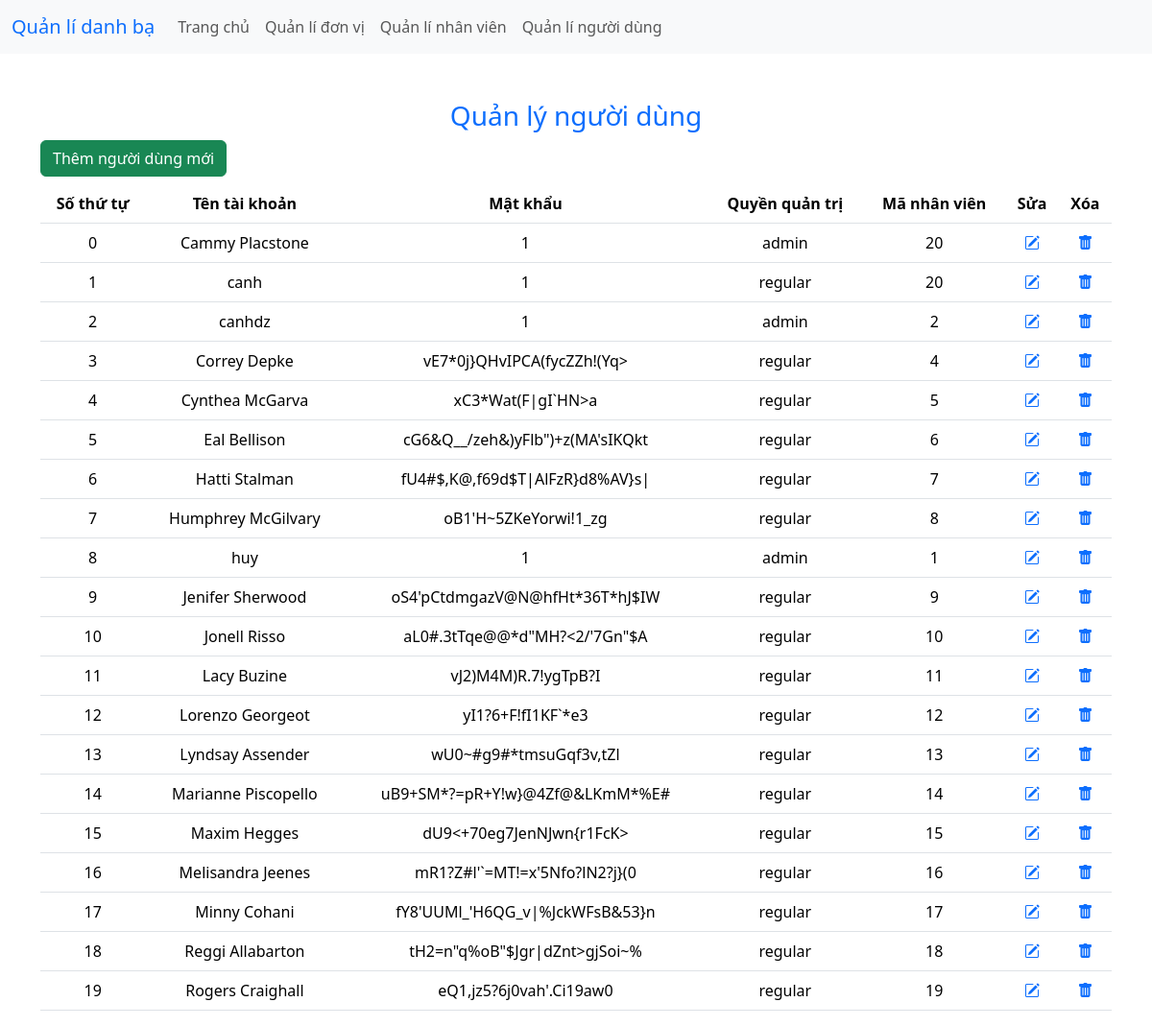
Screenshot of /index.php?controller=user (signed in) with the database file from the repository.
### tables this page shows
CREATE TABLE IF NOT EXISTS `users` (
  `username` varchar(30) NOT NULL,
  `passwordd` char(150) NOT NULL,
  `rolee` char(10) NOT NULL,
  `employeeID` int DEFAULT NULL,
  PRIMARY KEY (`username`),
  KEY `employeeID` (`employeeID`),
  CONSTRAINT `users_ibfk_1` FOREIGN KEY (`employeeID`) REFERENCES `employees` (`employeeID`)
);

### controllers/UserController.php (called while the page is built, shortened)
<?php
require_once root.'/service/UserService.php';
class UserController{
    public function index(){
        $userService=new UserService();
        $userstest=$userService->getAllUsers();
        include root.'/views/users/index.php';
    }
}

### index.php (called while the page is built, shortened)
<?php
if (isset($_GET['action'])) {
    $action = $_GET['action'];
} else {
    $action = 'index';
}
$myController = new $controller();
$myController->$action();

### service/UserService.php (called while the page is built, shortened)
<?php
require_once root.'/models/User.php';
class UserService{
    public function getAllUsers(){
        try{
            $dbConections= new DBConnection();
            $conn = $dbConections->getConnection();
            $sql = "SELECT * FROM Users";
            $stmt = $conn->query($sql);
            $users=[];
            while ($row = $stmt->fetch()){
                $user= new User($row['username'],$row['passwordd'],$row['rolee'],$row['employeeID']);
                $users[]=$user;            }
            return $users;
        }
        catch (PDOException $e){
            return $users=[];
        }
    }
}

### models/User.php (called while the page is built, shortened)
<?php
class User{
    private $name;
    private $pass;
    private $role;
    private $employeeID=0;
    public function __construct($name, $pass, $role, $employeeID)
    {
        $this->name = $name;
        $this->pass = $pass;
        $this->role = $role;
        $this->employeeID = $employeeID;
    }
    public function getName()
    {
        return $this->name;
    }
    public function getPass()
    {
        return $this->pass;
    }
    public function getRole()
    {
        return $this->role;
    }
    public function getEmployeeID()
    {
        return $this->employeeID;
    }
}

### views/users/index.php (the view, shortened to what this page needs)
<?php
include root.'/config/header.php';
?>
<!doctype html>
<html lang="en">
<head>
    <link href="https://cdn.jsdelivr.net/npm/bootstrap@5.3.3/dist/css/bootstrap.min.css" rel="stylesheet">
    <link rel="stylesheet" href="https://cdn.jsdelivr.net/npm/bootstrap-icons@1.11.3/font/bootstrap-icons.min.css">
</head>
<body>
<div class="container md-3">
    <h3 class="text-center text-primary mt-5">Quản lý người dùng</h3>
    <a href="<?= DOMAIN."views/users/add.php";?>" class="btn btn-success mb-2">Thêm người dùng mới</a>
    <table class="table table-hover">
        <tr class="text-center ">
            <th scope="col"> Số thứ tự</th>
            <th scope="col"> Tên tài khoản</th>
            <th scope="col"> Mật khẩu</th>
            <th scope="col"> Quyền quản trị</th>
            <th scope="col"> Mã nhân viên</th>
            <th scope="col"> Sửa</th>
            <th scope="col"> Xóa</th>
        </tr>
        <?php
        $number=0;
        foreach ($userstest as $user){?>
            <tr class="text-center">
                <td><?= $number++; ?></td>
                <td><?= $user->getName() ?></td>
                <td><?= $user->getPass() ?></td>
                <td><?= $user->getRole() ?></td>
                <td><?= $user->getEmployeeID() ?></td>
                <td><a href="<?= DOMAIN."views/users/edit.php?id={$user->getName()}";?>"> <i class="bi bi-pencil-square"></i></a></td>
                <td><a href="<?= DOMAIN."views/users/delete.php?id={$user->getName()}";?>"> <i class="bi bi-trash-fill"></i></a></td>
            </tr>
            <?php
        }
        ?>
    </table>
</div>
</body>
</html>

### rows the page displays
users: username "Cammy Placstone", passwordd "1", rolee "admin", employeeID "20"
users: username "canh", passwordd "1", rolee "regular", employeeID "20"
users: username "canhdz", passwordd "1", rolee "admin", employeeID "2"
users: username "Correy Depke", passwordd "vE7*0j}QHvIPCA(fycZZh!(Yq>", rolee "regular", employeeID "4"
users: username "Cynthea McGarva", passwordd "xC3*Wat(F|gI`HN>a", rolee "regular", employeeID "5"
users: username "Eal Bellison", passwordd "cG6&Q__/zeh&)yFlb\")+z(MA'sIKQkt", rolee "regular", employeeID "6"
users: username "Hatti Stalman", passwordd "fU4#$,K@,f69d$T|AlFzR}d8%AV}s|", rolee "regular", employeeID "7"
users: username "Humphrey McGilvary", passwordd "oB1'H~5ZKeYorwi!1_zg", rolee "regular", employeeID "8"
users: username "huy", passwordd "1", rolee "admin", employeeID "1"
users: username "Jenifer Sherwood", passwordd "oS4'pCtdmgazV@N@hfHt*36T*hJ$IW", rolee "regular", employeeID "9"
users: username "Jonell Risso", passwordd "aL0#.3tTqe@@*d\"MH?<2/'7Gn\"$A", rolee "regular", employeeID "10"
users: username "Lacy Buzine", passwordd "vJ2)M4M)R.7!ygTpB?I", rolee "regular", employeeID "11"
users: username "Lorenzo Georgeot", passwordd "yI1?6+F!fI1KF`*e3", rolee "regular", employeeID "12"
users: username "Lyndsay Assender", passwordd "wU0~#g9#*tmsuGqf3v,tZl", rolee "regular", employeeID "13"
users: username "Marianne Piscopello", passwordd "uB9+SM*?=pR+Y!w}@4Zf@&LKmM*%E#", rolee "regular", employeeID "14"
users: username "Maxim Hegges", passwordd "dU9<+70eg7JenNJwn{r1FcK>", rolee "regular", employeeID "15"
users: username "Melisandra Jeenes", passwordd "mR1?Z#l'`=MT!=x'5Nfo?lN2?j}(0", rolee "regular", employeeID "16"
users: username "Minny Cohani", passwordd "fY8'UUMl_'H6QG_v|%JckWFsB&53}n", rolee "regular", employeeID "17"
users: username "Reggi Allabarton", passwordd "tH2=n\"q%oB\"$Jgr|dZnt>gjSoi~%", rolee "regular", employeeID "18"
users: username "Rogers Craighall", passwordd "eQ1,jz5?6j0vah'.Ci19aw0", rolee "regular", employeeID "19"
